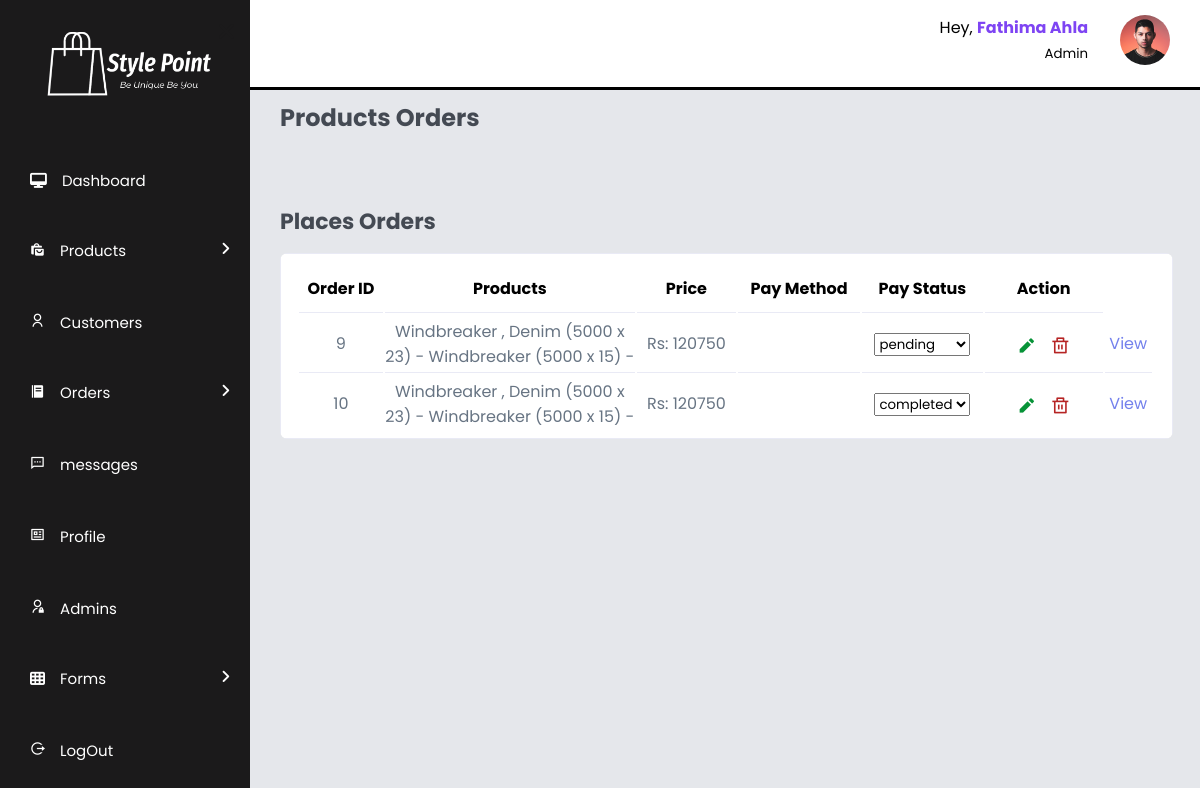
The page /admin/placed_orders.php (signed in) on the database its author committed.
### tables this page shows
CREATE TABLE `orders` (
  `orders_ID` int(100) NOT NULL,
  `user_id` int(100) NOT NULL,
  `first_Name` varchar(100) NOT NULL,
  `last_Name` varchar(100) NOT NULL,
  `number` int(100) NOT NULL,
  `email` varchar(100) NOT NULL,
  `address` varchar(100) NOT NULL,
  `color` varchar(100) NOT NULL,
  `size` varchar(100) NOT NULL,
  `total_products` varchar(100) NOT NULL,
  `total_price` int(100) NOT NULL,
  `placed_On` date NOT NULL,
  `image` varchar(100) NOT NULL,
  `payment_Status` varchar(100) NOT NULL,
  `pay_Method` varchar(100) NOT NULL
);

### admin/placed_orders.php (the view, shortened to what this page needs)
<?php
include '../components/connect.php';
?>
<!DOCTYPE html>
<html lang="en">
<head>
    <link rel="stylesheet" href="../css/admin_style.css">
    <link href="https://cdn.jsdelivr.net/npm/remixicon@2.2.0/fonts/remixicon.css" rel="stylesheet">
    <link href='https://unpkg.com/boxicons@2.1.4/css/boxicons.min.css' rel='stylesheet'>
</head>
<body>
    <?php include '../components/admin_menu.php';?>
    <section id="interface">
        <?php include '../components/admin_nav.php';?>
        <h3 class="main_heading">Products Orders</h3>
        <div>
            <h3 class="heading">Places Orders</h3>
                <div class="recent-orders">
                    <table>
                            <thead>
                                <tr>
                                    <th>Order ID</th>
                                    <th>Products</th>
                                    <th>Price</th>
                                    <th>Pay Method</th>
                                    <th>Pay Status</th>
                                    <th>Action</th>
                                </tr>
                            </thead>
                            <tbody>
                            <?php
                                $select_orders = $conn->prepare("SELECT * FROM `orders`");
                                $select_orders->execute();
                                if($select_orders->rowCount() > 0){
                                    while($fetch_orders = $select_orders->fetch(PDO::FETCH_ASSOC)){
                            ?>
                                <tr>
                                    <td><?= $fetch_orders['orders_ID']; ?></td>
                                    <td class="products"><?= $fetch_orders['total_products']; ?></td>
                                    <td>Rs: <?= $fetch_orders['total_price']; ?></td>
                                    <td>
                                    </td>
                                    <form action="" method="POST">
                                    <td>
                                            <select name="payment_status" class="drop-down">
                                                <option value="" selected disabled><?= $fetch_orders['payment_Status']; ?></option>
                                            </select>
                                    </td>
                                    <td>
                                        <button name="update_payment" class="ri-pencil-fill action__icon edit"></button>
                                        <a href="placed_orders.php?delete=<?= $fetch_orders['orders_ID']; ?>" class="ri-delete-bin-line action__icon delete" onclick="return confirm('delete this order?');"></a>
                                    </td>
                                    <td>
                                        <a href="order_details.php?order_id=<?= $fetch_orders['orders_ID']; ?>" class="pro_view">View</a>
                                    </form>
                                </tr>
                                <?php
                                        }
                                    }else{
                                        echo '<p class="empty">no accounts available</p>';
                                    }
                                ?>
                            </tbody>
                    </table>
                </div>
        </div>
    </section>
</body>
</html>

### components/admin_nav.php (shortened to what this page needs)
<div class="navigation">
    <div class="top">
        <?php
            $admin_id = $_SESSION['admin_id'];
            $select_profile = $conn->prepare("SELECT * FROM `admin` WHERE admin_ID = ?");
            $select_profile->execute([$admin_id]);
            if($select_profile->rowCount() > 0){
                $fetch_profile = $select_profile->fetch(PDO::FETCH_ASSOC);
        ?>
        <div class="profile">
            <div class="info">
                <p>Hey, <b><?= $fetch_profile['admin_Name']; ?></b></p>
                <small class="text-muted">Admin</small>
            </div>
        </div>
        <div class="profile-photo">
            <img src="../uploaded_img/<?= $fetch_profile['image']; ?>">
        </div>
        <?php
            }
        ?>
    </div>
</div>

### css/admin_style.css (style rules this page uses)
:root { --main-color: hsl(260, 88%, 61%); --color-primary: #7380ec; --color-danger: #ff7782; --color-success: #41f1b6; --color-warning: #ffbb55; --color-white: #fff; --color-info-dark: #7d8da1; --color-info-light: #dce1eb; --color-dark: #363949; --color-light: rgba(132, 139, 200, 0.18); --color-primary-variant: #111e88; --color-dark-variant: #677483; --color-background: #f6f6f9; --card-border-radius: 2rem; --border-radius-1: 0.4rem; --border-radius-2: 0.8rem; --border-radius-3: 1.2rem; --card-padding: 1.8rem; --padding: 1.2rem; --box-shadow: 0 2rem 3rem var(--color-light); --container-color: #fff; --first-color: hsl(var(--hue), 88%, 58%); --title-color: hsl(250, 8%, 15%); --first-color-alt: hsl(var(--hue), 88%, 58%); --small-font-size: 1rem; --h3-font-size: 1.25rem; --font-medium: 500; --mb-1: 1rem; --z-fixed: 100; }
* { margin: 0; padding: 0; box-sizing: border-box; font-family: 'Poppins',sans-serif; }
body { width: 100%; min-height: 100vh; background: #E5E7EB; position: relative; display: flex; background-size: cover; background-position: center; }
#interface { width: calc(100% - 250px); margin-left: 250px; position: relative; }
#interface .navigation { display: flex; align-items: center; justify-content: space-between; background: #fff; padding: 15px 30px; border-bottom: 3px solid black; position: fixed; width: calc(100% - 250px); }
#interface .navigation .top { display: flex; justify-content: end; gap: 2rem; }
#interface .top .profile { display: flex; gap: 2rem; text-align: right; }
#interface .top .profile .info b { color: var(--main-color); }
#interface .top img { width: 50px; height: auto; border-radius: 50%; }
.main_heading { color: #444a53; padding: 30px 30px 0 30px; font-size: 24px; font-weight: 700; margin-top: 70px; }
.heading { color: #444a53; padding: 0 30px 0 30px; font-size: 22px; font-weight: 700; margin-top: 70px; }
.recent-orders { width: 94%; margin: 15px 0 30px 30px; overflow: auto; background: #fff; border-radius: 8px; }
.recent-orders table { width: 100%; padding: 4px 16px; text-align: center; box-shadow: var(--box-shadow); transition: all 300ms ease; border: 1px solid var(--color-light); }
.recent-orders table thead tr th { border-bottom: 1px solid var(--color-light); padding: 1rem 0 .7rem 0; height: 2.8rem; }
.recent-orders table thead tr th:nth-child(2), .recent-orders table thead tr th:nth-child(2) { width: 250px; }
.recent-orders table tr td { height: 3.5rem; border-bottom: 1px solid var(--color-light); color: var(--color-dark-variant); }
.recent-orders table tbody tr:last-child td { border: none; }
.recent-orders .pro_view { text-decoration: none; text-align: center; display: block; margin: 1rem auto; color: var(--color-primary); }
.pro_view { text-decoration: none; color: var(--main-color); }
.action__icon { text-decoration: none; font-size: 1.2rem; cursor: pointer; height: 40px; width: 25%; text-align: center; padding: .8rem; }
.delete { color: rgb(182, 36, 36); }
.edit { color: #079338; background: transparent; outline: none; border: none; }

### rows shown on the page
orders: orders_ID "9", total_products "Windbreaker , Denim (5000 x 23) - Windbreaker (5000 x 15) -", total_price "120750", payment_status "pending"
orders: orders_ID "10", total_products "Windbreaker , Denim (5000 x 23) - Windbreaker (5000 x 15) -", total_price "120750", payment_status "completed"

### other values the page prints
$fetch_profile['admin_Name'] "Fathima Ahla"
